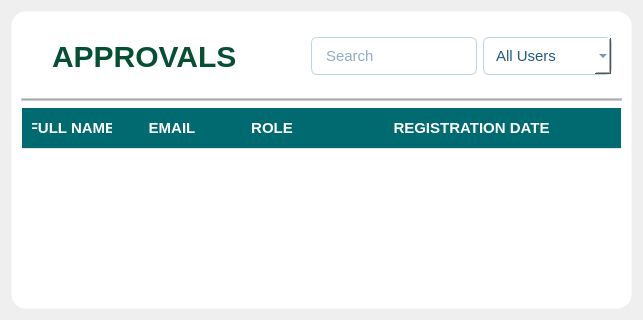
         <widget class="QWidget" name="Admin_approval">
          <layout class="QGridLayout" name="gridLayout_16">
           <item row="0" column="0">
            <widget class="QFrame" name="frame_21">
             <property name="styleSheet">
              <string notr="true">QFrame {
    background-color: white;
    border: 1px solid rgba(255, 255, 255, 0.3); /* Subtle border */
    border-radius: 15px;
    backdrop-filter: blur(15px); /* Blur effect */
}
</string>
             </property>
             <property name="frameShape">
              <enum>QFrame::StyledPanel</enum>
             </property>
             <property name="frameShadow">
              <enum>QFrame::Raised</enum>
             </property>
             <layout class="QGridLayout" name="gridLayout_20">
              <item row="0" column="0">
               <widget class="QFrame" name="frame_22">
                <property name="styleSheet">
                 <string notr="true">background: none;
border: none;</string>
                </property>
                <property name="frameShape">
                 <enum>QFrame::StyledPanel</enum>
                </property>
                <property name="frameShadow">
                 <enum>QFrame::Raised</enum>
                </property>
                <layout class="QGridLayout" name="gridLayout_17">
                 <item row="0" column="0" alignment="Qt::AlignTop">
                  <widget class="QFrame" name="frame_23">
                   <property name="styleSheet">
                    <string notr="true">background: none;
border: none;</string>
                   </property>
                   <property name="frameShape">
                    <enum>QFrame::StyledPanel</enum>
                   </property>
                   <property name="frameShadow">
                    <enum>QFrame::Raised</enum>
                   </property>
                   <layout class="QGridLayout" name="gridLayout_18">
                    <item row="0" column="0">
                     <widget class="QLabel" name="approval_a">
                      <property name="maximumSize">
                       <size>
                        <width>50</width>
                        <height>50</height>
                       </size>
                      </property>
                      <property name="text">
                       <string/>
                      </property>
                      <property name="pixmap">
                       <pixmap>Resources/pending_blk.png</pixmap>
                      </property>
                      <property name="scaledContents">
                       <bool>true</bool>
                      </property>
                     </widget>
                    </item>
                    <item row="0" column="1">
                     <widget class="QLabel" name="label_19">
                      <property name="styleSheet">
                       <string notr="true">QLabel {
    background: none;
    color: #055035; /* Darker shade of blue */
    font-size: 30px;
    font-weight: 900; /* Extra Bold */
    font-family: &quot;Poppins&quot;, &quot;Arial&quot;, &quot;Helvetica&quot;, sans-serif;
    border: none;
    text-align: center;
}
</string>
                      </property>
                      <property name="text">
                       <string>APPROVALS</string>
                      </property>
                     </widget>
                    </item>
                   </layout>
                  </widget>
                 </item>
                </layout>
               </widget>
              </item>
              <item row="0" column="1">
               <widget class="QFrame" name="frame_24">
                <property name="frameShape">
                 <enum>QFrame::StyledPanel</enum>
                </property>
                <property name="frameShadow">
                 <enum>QFrame::Raised</enum>
                </property>
                <layout class="QGridLayout" name="gridLayout_19">
                 <item row="0" column="1">
                  <widget class="QLineEdit" name="pc_search">
                   <property name="styleSheet">
                    <string notr="true">QLineEdit {
    background-color: white;
    border: 1px solid #B8D5E7;
    border-radius: 6px;
    padding: 8px 12px;
    font-size: 15px;
    color: #215988;
    selection-background-color: #FF5929;
    transition: border-color 0.3s ease, box-shadow 0.3s ease;
}

QLineEdit:focus {
    border: 1px solid #055035;
    box-shadow: 0px 0px 5px rgba(255, 89, 41, 0.3);
    background-color: white;
}</string>
                   </property>
                   <property name="placeholderText">
                    <string>Search</string>
                   </property>
                  </widget>
                 </item>
                 <item row="0" column="2">
                  <widget class="QComboBox" name="pm_sort">
                   <property name="styleSheet">
                    <string notr="true">QComboBox {
    background-color: white;
    border: 1px solid #B8D5E7;
    border-radius: 6px;
    padding: 8px 12px;
    font-size: 15px;
    color: #215988;
    selection-background-color: #FF5929;
    transition: border-color 0.3s ease, box-shadow 0.3s ease;
}

/* Highlight effect when focused */
QComboBox:focus {
    border: 1px solid #055035;
    box-shadow: 0px 0px 5px rgba(255, 89, 41, 0.3);
    background-color: white;
}

/* Style the popup list */
QComboBox QAbstractItemView {
    background: white;
    border: 1px solid #B8D5E7;
    selection-background-color: #FF5929;
    color: #21
}</string>
                   </property>
                   <item>
                    <property name="text">
                     <string>All Users</string>
                    </property>
                   </item>
                   <item>
                    <property name="text">
                     <string>Faculty</string>
                    </property>
                   </item>
                   <item>
                    <property name="text">
                     <string>Student</string>
                    </property>
                   </item>
                   <item>
                    <property name="text">
                     <string>Names (A-Z)</string>
                    </property>
                   </item>
                   <item>
                    <property name="text">
                     <string>Names (Z-A)</string>
                    </property>
                   </item>
                  </widget>
                 </item>
                 <item row="0" column="0">
                  <spacer name="horizontalSpacer_3">
                   <property name="orientation">
                    <enum>Qt::Horizontal</enum>
                   </property>
                   <property name="sizeHint" stdset="0">
                    <size>
                     <width>40</width>
                     <height>20</height>
                    </size>
                   </property>
                  </spacer>
                 </item>
                </layout>
               </widget>
              </item>
              <item row="2" column="0" colspan="2">
               <widget class="Line" name="line_2">
                <property name="styleSheet">
                 <string notr="true">QFrame {
    border: 1px solid #ccc;
    background-color: #aaa;
    height: 2px;
}
</string>
                </property>
                <property name="orientation">
                 <enum>Qt::Horizontal</enum>
                </property>
               </widget>
              </item>
              <item row="3" column="0" colspan="2">
               <widget class="QTableWidget" name="approvals_table">
                <property name="enabled">
                 <bool>true</bool>
                </property>
                <property name="minimumSize">
                 <size>
                  <width>500</width>
                  <height>0</height>
                 </size>
                </property>
                <property name="autoFillBackground">
                 <bool>false</bool>
                </property>
                <property name="styleSheet">
                 <string notr="true">/* Table Container Look */
QTableWidget {
    background-color: white;
    border: none;
    font-size: 14px;
    color: #212529;
    gridline-color: #f0f0f0;
    border-radius: 12px;
    outline: none;
    alternate-background-color: #fafafa;
}

/* Header Row */
QHeaderView::section {
    background-color: #006A71;  /* Soft peach like in image */
    color: white;
    font-weight: 600;
    font-size: 15px;
    padding: 10px;
    border: none;
    border-bottom: 1px solid #e2e2e2;
}

/* Table Rows */
QTableWidget::item {
    padding: 12px;
    border: none;
    border-bottom: 1px solid #eaeaea;
}

/* Hovered Item */
QTableWidget::item:hover {
    background-color: #f2f8ff;
}

/* Selected Item */
QTableWidget::item:selected {
    background-color: #e6f0fa;
    color: #000;
}

/* Remove gridline border from corner button */
QTableWidget QTableCornerButton::section {
    background-color: #fcdcc7;
    border: none;
}

/* Rounded scrollbar for modern look */
QScrollBar:vertical, QScrollBar:horizontal {
    border: none;
    background: transparent;
    margin: 2px;
    width: 8px;
    height: 8px;
}

QScrollBar::handle:vertical, QScrollBar::handle:horizontal {
    background: #d0d0d0;
    border-radius: 4px;
}

QScrollBar::handle:hover {
    background: #a0a0a0;
}

QScrollBar::sub-line, QScrollBar::add-line {
    background: none;
    height: 0;
    width: 0;
}
</string>
                </property>
                <property name="alternatingRowColors">
                 <bool>true</bool>
                </property>
                <attribute name="horizontalHeaderStretchLastSection">
                 <bool>true</bool>
                </attribute>
                <attribute name="verticalHeaderVisible">
                 <bool>false</bool>
                </attribute>
                <column>
                 <property name="text">
                  <string>FULL NAME</string>
                 </property>
                </column>
                <column>
                 <property name="text">
                  <string>EMAIL</string>
                 </property>
                </column>
                <column>
                 <property name="text">
                  <string>ROLE</string>
                 </property>
                </column>
                <column>
                 <property name="text">
                  <string>REGISTRATION DATE</string>
                 </property>
                </column>
               </widget>
              </item>
             </layout>
            </widget>
           </item>
          </layout>
         </widget>
